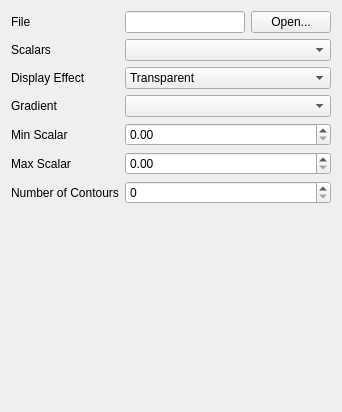
<?xml version="1.0" encoding="UTF-8"?>
<ui version="4.0">
 <class>IsosurfaceConfig</class>
 <widget class="QWidget" name="IsosurfaceConfig">
  <property name="geometry">
   <rect>
    <x>0</x>
    <y>0</y>
    <width>335</width>
    <height>412</height>
   </rect>
  </property>
  <property name="maximumSize">
   <size>
    <width>16777215</width>
    <height>16777215</height>
   </size>
  </property>
  <property name="windowTitle">
   <string>Form</string>
  </property>
  <layout class="QGridLayout" name="gridLayout_2">
   <item row="0" column="0">
    <layout class="QGridLayout" name="gridLayout">
     <item row="5" column="0">
      <widget class="QLabel" name="label_2">
       <property name="text">
        <string>Min Scalar</string>
       </property>
      </widget>
     </item>
     <item row="2" column="0">
      <widget class="QLabel" name="label">
       <property name="text">
        <string>Scalars</string>
       </property>
      </widget>
     </item>
     <item row="0" column="0">
      <widget class="QLabel" name="label_5">
       <property name="text">
        <string>File</string>
       </property>
      </widget>
     </item>
     <item row="8" column="0">
      <spacer name="verticalSpacer">
       <property name="orientation">
        <enum>Qt::Vertical</enum>
       </property>
       <property name="sizeHint" stdset="0">
        <size>
         <width>20</width>
         <height>40</height>
        </size>
       </property>
      </spacer>
     </item>
     <item row="6" column="0">
      <widget class="QLabel" name="label_3">
       <property name="text">
        <string>Max Scalar</string>
       </property>
      </widget>
     </item>
     <item row="7" column="0">
      <widget class="QLabel" name="label_4">
       <property name="text">
        <string>Number of Contours</string>
       </property>
      </widget>
     </item>
     <item row="0" column="1">
      <widget class="QLineEdit" name="fileNameEdit">
       <property name="minimumSize">
        <size>
         <width>120</width>
         <height>0</height>
        </size>
       </property>
       <property name="readOnly">
        <bool>true</bool>
       </property>
      </widget>
     </item>
     <item row="0" column="2">
      <widget class="QPushButton" name="openFileButton">
       <property name="text">
        <string>Open...</string>
       </property>
      </widget>
     </item>
     <item row="7" column="1" colspan="2">
      <widget class="QSpinBox" name="numOfContoursSpinBox"/>
     </item>
     <item row="6" column="1" colspan="2">
      <widget class="QDoubleSpinBox" name="maxScalarSpinBox">
       <property name="singleStep">
        <double>0.100000000000000</double>
       </property>
      </widget>
     </item>
     <item row="5" column="1" colspan="2">
      <widget class="QDoubleSpinBox" name="minScalarSpinBox">
       <property name="singleStep">
        <double>0.010000000000000</double>
       </property>
      </widget>
     </item>
     <item row="3" column="1" colspan="2">
      <widget class="QComboBox" name="displayEffectCombo">
       <item>
        <property name="text">
         <string>Transparent</string>
        </property>
       </item>
       <item>
        <property name="text">
         <string>Opaque</string>
        </property>
       </item>
       <item>
        <property name="text">
         <string>Wireframe</string>
        </property>
       </item>
      </widget>
     </item>
     <item row="3" column="0">
      <widget class="QLabel" name="label_6">
       <property name="text">
        <string>Display Effect</string>
       </property>
      </widget>
     </item>
     <item row="2" column="1" colspan="2">
      <widget class="QComboBox" name="scalarCombo"/>
     </item>
     <item row="4" column="0">
      <widget class="QLabel" name="label_7">
       <property name="text">
        <string>Gradient</string>
       </property>
      </widget>
     </item>
     <item row="4" column="1" colspan="2">
      <widget class="Widgets::GradientComboBox" name="gradientCombo"/>
     </item>
    </layout>
   </item>
  </layout>
 </widget>
 <customwidgets>
  <customwidget>
   <class>Widgets::GradientComboBox</class>
   <extends>QComboBox</extends>
   <header location="global">VtkUtils/gradientcombobox.h</header>
  </customwidget>
 </customwidgets>
 <resources/>
 <connections/>
</ui>
